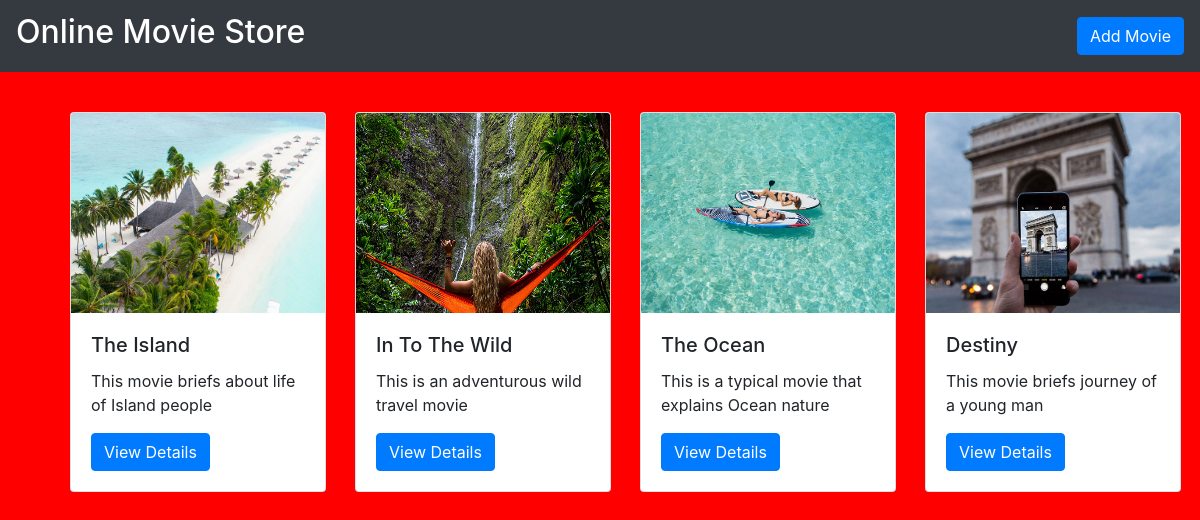
The page / on the database its author committed.
### movieapp/models.py (models this page shows, shortened)
class Movie(models.Model):
    name = models.CharField(max_length=250)
    desc = models.TextField()
    year = models.IntegerField()
    image = models.ImageField()

### movieapp/views.py (the view)
# urls.py: path('',views.index,name='index'),
def index(request):
    movie=Movie.objects.all()
    context={
        'movie_list':movie
    }
    return render(request,'index.html',context)

### templates/index.html
{% extends 'base.html' %}
{% block body %}
<div class="container">
    <div class="row">
        {% for i in movie_list %}
        <div class="col-md-3" style="padding:40px;">
            <div class="card"  style="width: 16rem;">
            <img class="card-img-top" src="{{i.image.url}}" alt="Card image cap" height="200px">
            <div class="card-body">
            <h5 class="card-title">{{i.name}}</h5>
                <p class="card-text">{{i.desc}}</p>
            <a href="{% url 'movieapp:detail' i.id %}" class="btn btn-primary">View Details</a>
  </div>
</div>
        </div>
        {% endfor %}
    </div>
</div>
{% endblock %}

### templates/base.html (shortened to what this page needs)
{% load static %}
<!DOCTYPE html>
<html lang="en">
<head>
    <link rel="stylesheet" href="https://cdn.jsdelivr.net/npm/bootstrap@4.0.0/dist/css/bootstrap.min.css">
    <link rel="stylesheet" href="{% static 'style.css' %}">
</head>
<body>
<nav class="navbar navbar-dark bg-dark">
  <a class="navbar-brand" href="#">
      <h2>Online Movie Store</h2>
  <a class="btn btn-primary" href="{% url 'movieapp:add_movie' %}">Add Movie</a>
  </a>
</nav>
{% block body %}
{% endblock %}
</body>
</html>

### static/style.css (style rules this page uses)
body { background-color:red; }

### rows shown on the page
Movie: image (picture), name "The Island", desc "This movie briefs about life of Island people"
Movie: image (picture), name "In To The Wild", desc "This is an adventurous wild travel movie"
Movie: image (picture), name "The Ocean", desc "This is a typical movie that explains Ocean nature"
Movie: image (picture), name "Destiny", desc "This movie briefs journey of a young man"
